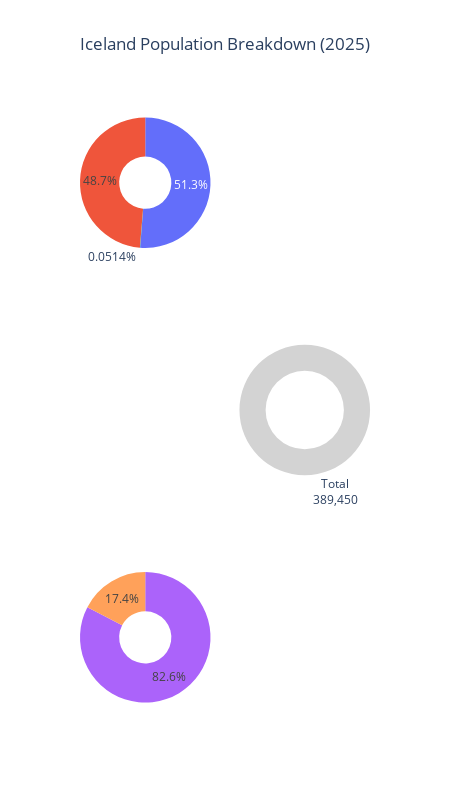

Here is the notebook cell this chart was saved with:
### Code cell
import plotly.graph_objects as go
from plotly.subplots import make_subplots

# Data
data = {
    'Total': 389450,
    'Males': 199620,
    'Females': 189620,
    'Non-binary/Other': 200,
    'Icelandic citizens': 321870,
    'Foreign citizens': 67580
}

# Create subplots with 3 domains (left, center, right)
fig = make_subplots(rows=3, cols=2,
                    specs=[[{'type':'domain'},{'type':'domain'}], 
                           [{'type':'domain'},{'type':'domain'}],
                           [{'type':'domain'},{'type':'domain'}]],
                    column_widths=[0.5,0.5])

fig.add_trace(go.Pie(
    labels=['Males', 'Females', 'Non-binary/Other'],
    values=[data['Males'], data['Females'], int(data['Non-binary/Other'])],
    name='Sex',
    hole=0.4
), row=1, col=1)

fig.add_trace(go.Pie(
    labels=['Total'],
    values=[data['Total']],
    name='Total',
    hole=0.6,
    marker_colors=['lightgrey'],
    textinfo='label+value'
), row=2, col=2)

fig.add_trace(go.Pie(
    labels=['Icelandic citizens', 'Foreign citizens'],
    values=[data['Icelandic citizens'], int(data['Foreign citizens'])],
    name='Citizenship',
    hole=0.4
), row=3, col=1)

fig.update_layout(
    title_text="Iceland Population Breakdown (2025)",
    title_x=0.5,
    width = 450,
    height = 800,
    showlegend=False,
)

fig.show()

### Figure 1 — Plotly figure (JSON) as saved in the notebook; plotly's stock layout.template omitted (floating-point values rounded to 4 significant figures)
{"data": [{"domain": {"x": [0, 0.45], "y": [0.7333, 1]}, "hole": 0.4, "labels": ["Males", "Females", "Non-binary/Other"], "name": "Sex", "type": "pie", "values": [199620, 189620, 200]}, {"domain": {"x": [0.55, 1], "y": [0.3667, 0.6333]}, "hole": 0.6, "labels": ["Total"], "marker": {"colors": ["lightgrey"]}, "name": "Total", "textinfo": "label+value", "type": "pie", "values": [389450]}, {"domain": {"x": [0, 0.45], "y": [0, 0.2667]}, "hole": 0.4, "labels": ["Icelandic citizens", "Foreign citizens"], "name": "Citizenship", "type": "pie", "values": [321870, 67580]}], "layout": {"height": 800, "showlegend": false, "title": {"text": "Iceland Population Breakdown (2025)", "x": 0.5}, "width": 450}}
